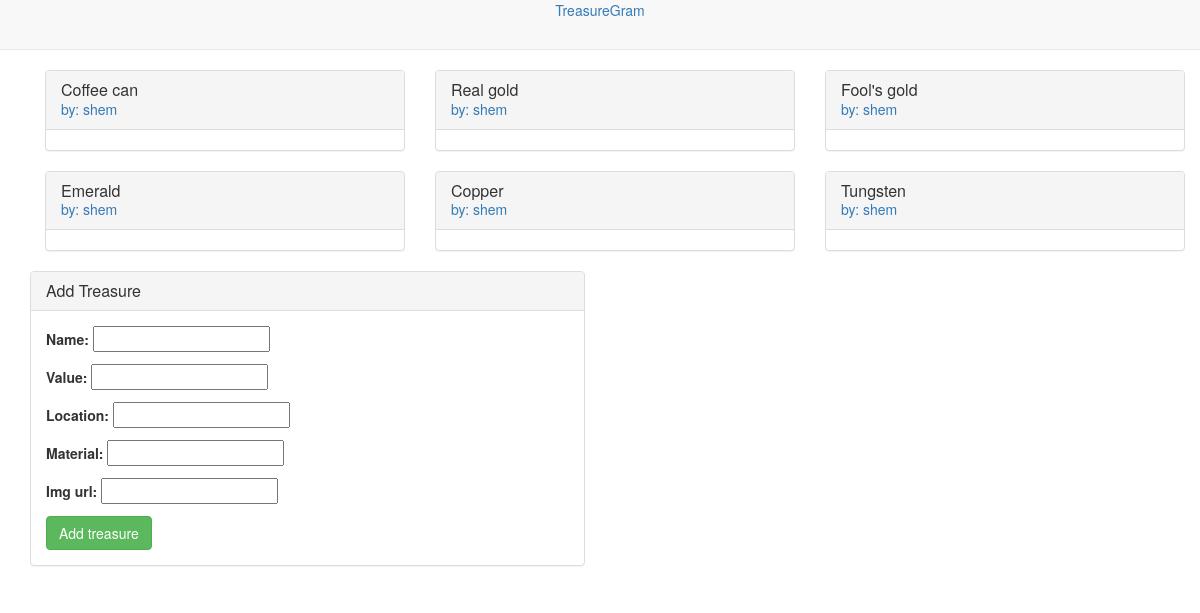
The page / on the database its author committed.
### main_app/models.py (models this page shows, shortened)
class Treasure(models.Model):
    user = models.ForeignKey(User)
    name = models.CharField(max_length=100)
    value = models.DecimalField(max_digits=10, decimal_places=2)
    material = models.CharField(max_length=100)
    location = models.CharField(max_length=100)
    img_url = models.CharField(max_length=100)

### main_app/views.py (the view)
# urls.py: url(r'^$', index),
def index(req):
    treasures = Treasure.objects.all()
    form = TreasureForm()
    return render(req, 'index.html', {'treasures': treasures, 'form': form})

### main_app/forms.py
class TreasureForm(forms.ModelForm):
    class Meta:
        model = Treasure
        fields = ['name', 'value', 'location', 'material', 'img_url']

### main_app/templates/index.html (shortened to what this page needs)
{% extends "base.html" %}
{% block content %}
    <main class="container" role="main">
        <div class="row">
            {% for treasure in treasures %}
            <div class="col-md-4">
                <div class="treasure panel panel-default">
                        <div class="panel-heading">
                            <h2 class="panel-title"><a href="/{{treasure.id}}/">{{ treasure.name }}</a></h2>
                            <a href="/user/{{treasure.user.username}}">
                                by: {{ treasure.user.username }}
                            </a>
                        </div>
                    <div class="treasure-photo">
                    </div>
                </div>
            </div>
            {% endfor %}
        </div>
    </main>
    <div class="row">
        <div class="col-md-6">
            <div class="panel panel-default">
                <div class="panel-heading">
                    <h3 class="panel-title">Add Treasure</h3>
                </div>
                <div class="panel-body">
                    <form action="post_url/" method="post">
                        {{ form.as_p }}
                        <button type="submit" class="btn btn-success">Add treasure</button>
                    </form>
                </div>
            </div>
        </div>
    </div>
{% endblock %}

### main_app/templates/base.html (shortened to what this page needs)
{% load staticfiles %}
{% load staticfiles %}
<!DOCTYPE html>
<html lang="en">
<head>
    <link rel="stylesheet" href="{% static 'bootstrap.min.css'%}">
    <link rel="stylesheet" href="{% static 'style.css'%}">
</head>
<body>
    <nav class="navbar navbar-default navbar-static-top text-center">
        <a href="/">
            TreasureGram
        </a>
    </nav>
    <div class="container">
        {% block content %}
        {% endblock %}
    </div>
</body>
</html>

### rows shown on the page
Treasure: name "Coffee can", user.username "shem"
Treasure: name "Real gold", user.username "shem"
Treasure: name "Fool's gold", user.username "shem"
Treasure: name "Emerald", user.username "shem"
Treasure: name "Copper", user.username "shem"
Treasure: name "Tungsten", user.username "shem"
